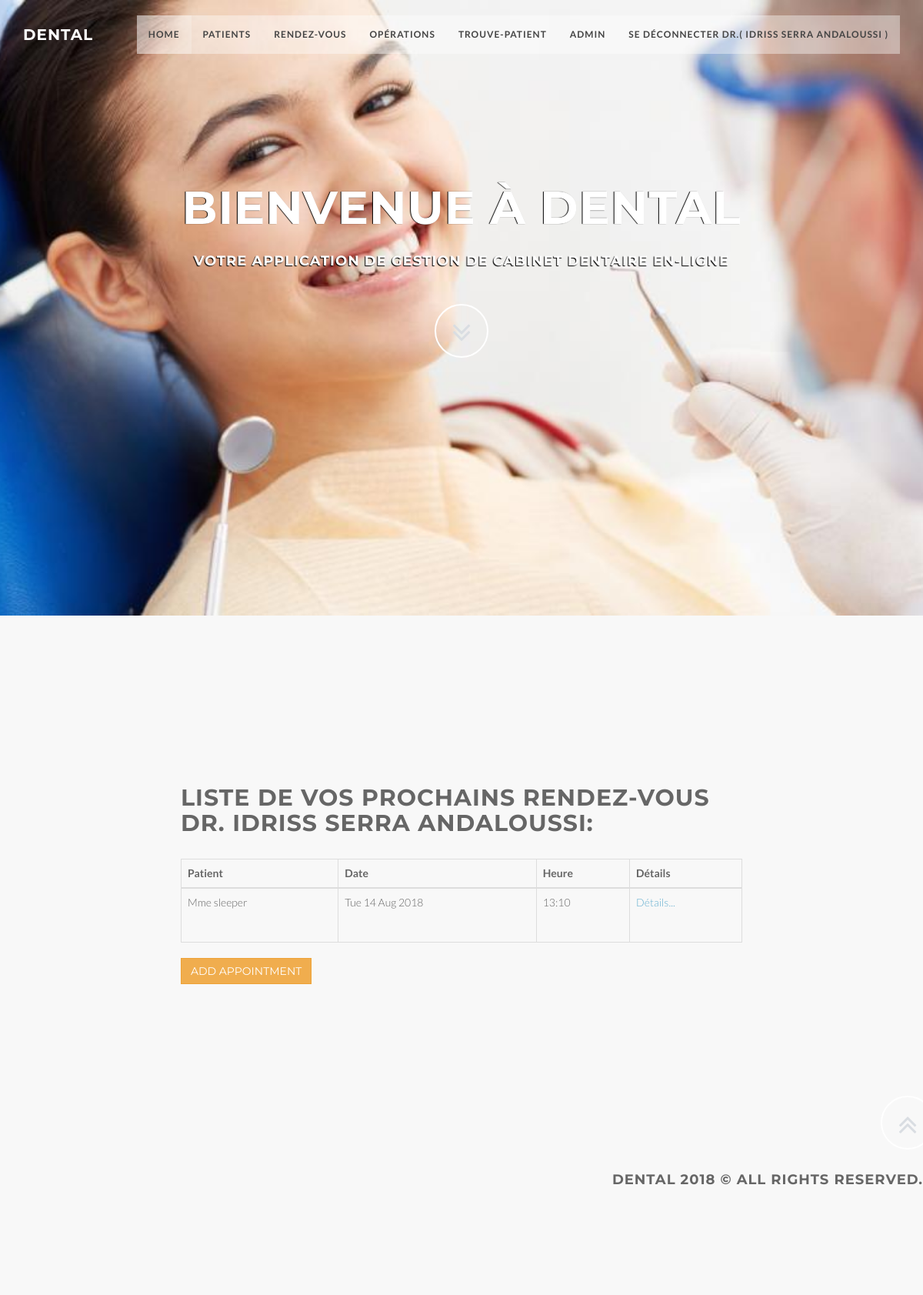
/accounts/app (signed in), run on the app's committed database.
### accounts/models.py (models this page shows, shortened)
class Appointment(models.Model):
    created_by = models.ForeignKey(User,related_name='appointments',on_delete=models.CASCADE)
    patient = models.ForeignKey(Patient,related_name='appointments',on_delete=models.CASCADE)
    day = models.DateField(blank=True, null=True)
    time = models.TimeField(blank=True, null=True)
    special = models.CharField(max_length=2000,default="06")
    position = models.IntegerField(null=True, blank=True,)

class Patient(models.Model):
    CIVILITY_CHOICES = (
        ('Mr', 'Mr.'),
        ('Mme', 'Mme.'),
    )
    fullname = models.CharField(max_length=200,unique=True, )
    created_by = models.ForeignKey(User,related_name='patients',on_delete=models.CASCADE)
    created_at = models.DateTimeField(auto_now_add=True,null=True, blank=True,)
    cin = models.CharField(max_length=200,unique=True, )
    civility = models.CharField(choices = CIVILITY_CHOICES,max_length=10,null=True, blank=True, )
    phone =  models.CharField(max_length=20,default="06",unique=True, )
    assurance = models.CharField(max_length=200,default="Aucune")
    profession = models.CharField(max_length=200,default="Aucune")
    special = models.CharField(max_length=2000,default="Aucune")
    profile_picture=models.ImageField(upload_to='pics/%Y/%m/%d/', blank=True, null=True)
    def __str__(self):
        return str(self.civility)+" "+(self.fullname)
        class Meta:
            ordering = ['-fullname']

### accounts/views.py (the view)
class AppointmentListView(LoginRequiredMixin,ListView):
    login_url = '/login/'
    redirect_field_name = 'login'
    model = models.Appointment
    paginate_by = 10  # if pagination is desired
    template_name = 'accounts/appointment_list.html'  # Default: <app_label>/<model_name>_list.html
    context_object_name = 'appointments'  # Default: object_list
    def get_queryset(self): # override this to get custom list of objects
        q = Appointment.objects.filter(created_by=self.request.user)
        q.order_by('-day')
        q.order_by('-time')
        return q

### accounts/templates/accounts/appointment_list.html (shortened to what this page needs)
{% extends "accounts/accounts_base.html" %}
{% load staticfiles %}
{% block body_block %}
  <div class="col-lg-8 col-lg-offset-2">
  <section class="home-section  bg-gray">
    <h2>Liste de vos prochains Rendez-vous Dr. {{user.first_name}} {{user.last_name}}:</h2>
    <table class="table table-bordered">
  <thead>
    <tr>
      <th>Patient</th>
      <th>Date</th>
      <th>Heure</th>
      <th>Détails</th>
    </tr>
  </thead>
  <tbody>
    {% for app in appointments|dictsort:"day"|dictsort:"time" %}
      <tr height="70">
        <td >{{ app.patient }}</td>
        <td >{{ app.day| date:"D d M Y" }}</td>
        <td >{{ app.time| time:"H:i" }}</td>
        <td ><a href="app/{{app.id}}/"> Détails... </a></li></td>
    {% endfor %}
  </tbody>
</table>
  <p><a class='btn btn-warning' href="{% url 'accounts:createapp'%} ">Add Appointment</a></p>
  </section>
  </div>
{% endblock %}

### accounts/templates/accounts/accounts_base.html (shortened to what this page needs)
<!DOCTYPE html>
{% load staticfiles %}
{% load bootstrap3 %}
{% bootstrap_css %}
<html>
  <head>
    <link href="{% static 'css/bootstrap.min.css'%}" rel="stylesheet" type="text/css">
    <link href="{% static 'font-awesome/css/font-awesome.min.css'%}" rel="stylesheet" type="text/css">
    <link href="{% static 'css/animate.css'%}" rel="stylesheet" />
    <link href="{% static 'css/style.css'%}" rel="stylesheet">
    <link href="{% static 'color/default.css'%}" rel="stylesheet">
  </head>
  <body id="page-top" data-spy="scroll" data-target=".navbar-custom">
    <nav class="navbar navbar-custom navbar-fixed-top" role="navigation">
      <div class="container">
        <div class="navbar-header page-scroll">
          <a class="navbar-brand" href="/">
            <h1>Dental</h1>
          </a>
        </div>
        <div class="collapse navbar-collapse navbar-right navbar-main-collapse">
          <ul class="nav navbar-nav">
            <li class="active"><a href="#intro">Home</a></li>
            {% if user.is_authenticated %}
            <li><a href="{% url 'accounts:list' %}" >Patients</a></li>
            <li><a href="{% url 'accounts:listapp' %}" >Rendez-vous</a></li>
            <li><a href="{% url 'accounts:listop' %}" >Opérations</a></li>
            <li><a <a href="{% url 'accounts:results' %}" >Trouve-patient</a></li>
            <li><a href="{% url 'admin:index' %}" >Admin</a></li>
            <li><a href="{% url 'accounts:logout' %}" >Se déconnecter<strong> Dr.( {{ user.first_name }} {{ user.last_name }} )</strong></a></li>
            {% else %}
            <li><a href="{% url 'accounts:signup' %}" >S'inscrire</a></li>
            <li><a href="{% url 'accounts:login' %}" >Se connecter</a></li>
            <li><a href="{% url 'admin:index' %}" >Admin</a></li>
            {% endif %}
          </ul>
        </div>
      </div>
    </nav>
    <section id="intro" class="intro">
      <div class="slogan">
        <h2>Bienvenue à <span class="text_color">Dental</span> </h2>
        <h4>Votre application de gestion de cabinet dentaire en-ligne</h4>
      </div>
      <div class="page-scroll">
        <a href="#content" class="btn btn-circle">
  				<i class="fa fa-angle-double-down animated"></i>
  			</a>
      </div>
    </section>
     <section id="content" class="home-section bg-gray">
       <div class="row">
        <div class="container">
          {% block body_block %}
          {% endblock %}
        </div>
        <div class="row" align="right">
          <div class="col-md-12 col-lg-12">
            <div class="wow shake" data-wow-delay="0.4s">
              <div class="page-scroll marginbot-30">
                <a href="#intro" id="totop" class="btn btn-circle">
                <i class="fa fa-angle-double-up animated"></i>
              </a>
              </div>
            </div>
            </div>
          </div>
        </div>
        <div class="foo" align="right" >
          <h4>Dental 2018 &copy; All rights reserved.<h4>
        </div>
  </body>
</html>

### static/css/style.css (style rules this page uses)
body { width: 100%; height: 100%; font-family: 'Lato',sans-serif; font-weight: 300; color: #666; background-color: #fff; }
html { width: 100%; height: 100%; }
h1, h2, h3, h4, h5, h6 { margin: 0 0 30px; text-transform: uppercase; font-family: Montserrat,sans-serif; font-weight: 700; letter-spacing: 1px; }
p { margin: 0 0 20px; font-size: 16px; line-height: 1.6em; }
a { color: #28c3ab; -webkit-transition: all .2s ease-in-out; -moz-transition: all .2s ease-in-out; transition: all .2s ease-in-out; }
.navbar { margin-bottom: 0; border-bottom: 1px solid rgba(255,255,255,.3); }
.navbar-brand { font-weight: 700; }
.navbar-brand { height: 40px; padding: 5px 15px; font-size: 18px; line-height: 1em; }
.navbar-brand h1 { color: #fff; font-size: 20px; line-height: 40px; }
.nav.navbar-nav { background-color: rgba(255,255,255,.4); }
.navbar-custom ul.nav li a { font-size: 12px; letter-spacing: 1px; color: #444; text-transform: uppercase; font-weight: 700; }
.navbar-custom .nav li a { -webkit-transition: background .3s ease-in-out; -moz-transition: background .3s ease-in-out; transition: background .3s ease-in-out; }
.navbar-custom .nav li a:hover, .navbar-custom .nav li a:focus, .navbar-custom .nav li.active { outline: 0; background-color: rgba(255,255,255,.2); }
.marginbot-30 { margin-bottom:30px !important; }
.home-section { padding-top: 110px; padding-bottom: 110px; display:block; position:relative; z-index:120; }
.bg-gray { background: #f8f8f8; }
.intro { width:100%; position:relative; background: url(../img/bg1.jpg) no-repeat top center; background-size: cover; height: auto; }
#intro.intro { padding:20% 0 0 0; }
.intro .slogan { text-align: center; }
.intro .page-scroll { text-align: center; }
.intro .slogan h2 { color: #FFF; text-shadow: none; font-size: 60px; line-height: 60px; font-weight: 700; font-family: Montserrat, sans-serif; background-color: rgba(0, 0, 0, 0); text-decoration: none; text-transform: uppercase; border-width: 0px; border-color: #000; border-style: none; text-shadow: -1px 0 1px #000; }
.intro .slogan h4 { color: #fff; text-shadow: -1px 1px 1px #000; }
.btn { border-radius: 0; text-transform: uppercase; font-family: Montserrat,sans-serif; font-weight: 400; -webkit-transition: all .3s ease-in-out; -moz-transition: all .3s ease-in-out; transition: all .3s ease-in-out; }
.btn-circle { width: 70px; height: 70px; margin-top: 15px; padding: 7px 16px; border: 2px solid #fff; border-radius: 50%; font-size: 40px; color: #d9dde2; background: 0 0; -webkit-transition: background .3s ease-in-out; -moz-transition: background .3s ease-in-out; transition: background .3s ease-in-out; }
.page-scroll .btn-circle i.animated { -webkit-transition-property: -webkit-transform; -webkit-transition-duration: 1s; -moz-transition-property: -moz-transform; -moz-transition-duration: 1s; }
@media (min-width:767px) { .navbar { padding: 20px 0; border-bottom: 0; letter-spacing: 1px; background: 0 0; -webkit-transition: background .5s ease-in-out,padding .5s ease-in-out; -moz-transition: background .5s ease-in-out,padding .5s ease-in-out; transition: background .5s ease-in-out,padding .5s ease-in-out; } }
@media (min-width:767px) { .intro { height: 100%; padding: 0; } }

### static/color/default.css (style rules this page uses)
a,.tp-caption a.btn:hover { color: #67b0d1; }

### data on the page
Appointment: patient "Mme sleeper", day "Tue 14 Aug 2018", time "13:10"

### other printed values
{{ user.first_name }} "IDRISS"
{{ user.last_name }} "SERRA ANDALOUSSI"
